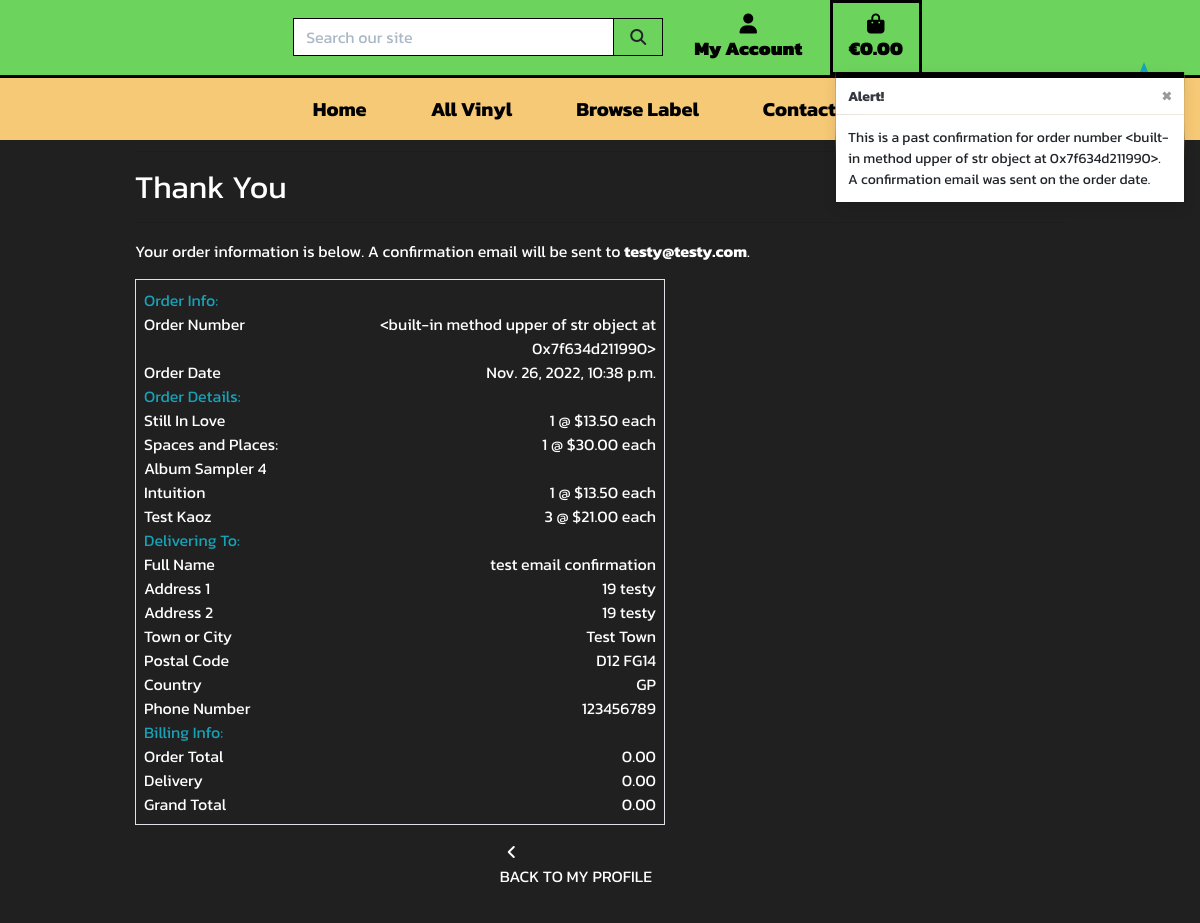
/profile/order_history/<built-in method upper of str object at 0x7f634d211990>, run on an earlier commit of the app's database.
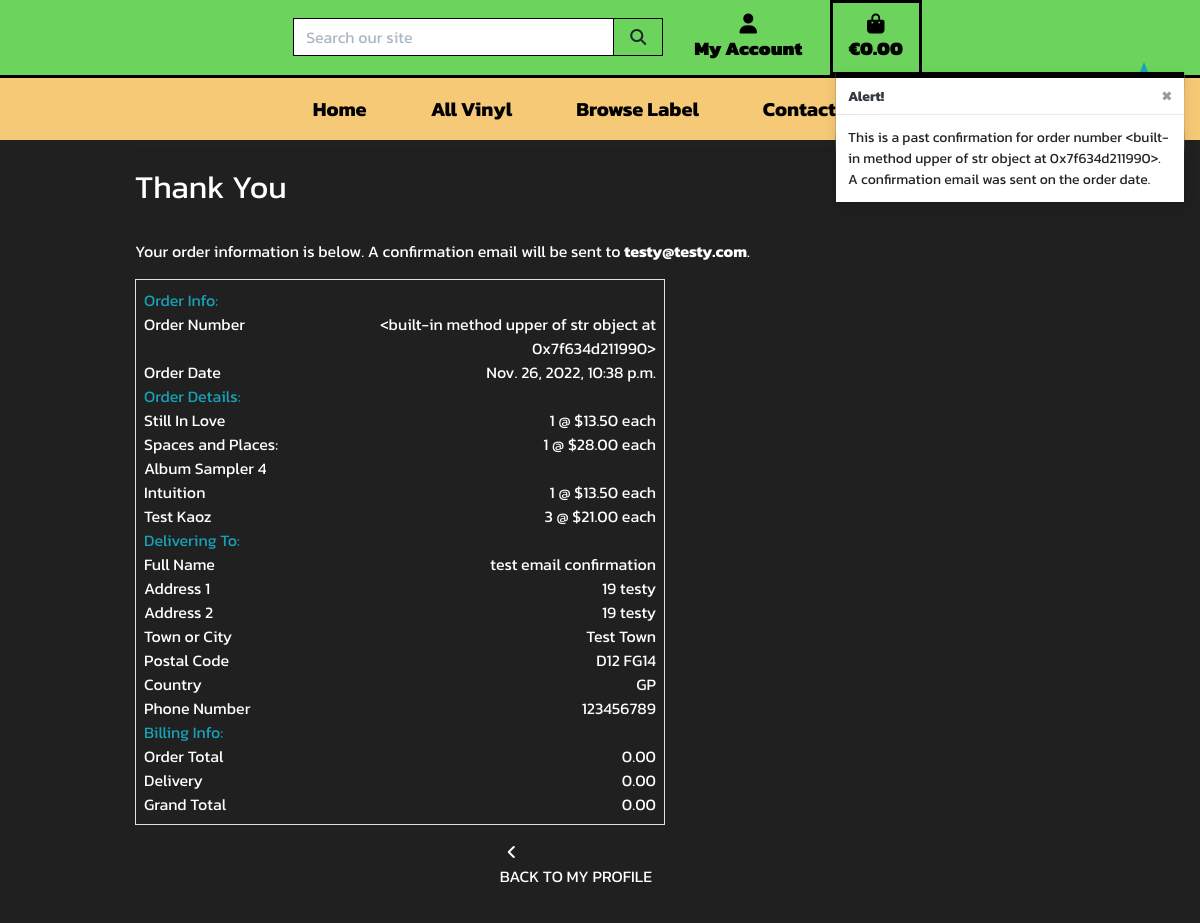
And on a later commit of the database.
### checkout/models.py (models this page shows, shortened)
class ItemCheckout(models.Model):
    order = models.ForeignKey(
        Order, null=False, blank=False, on_delete=models.CASCADE,
        related_name='itemcheckout'
    )
    record = models.ForeignKey(
        Record, null=False, blank=False, on_delete=models.CASCADE
    )
    quantity = models.IntegerField(null=False, blank=False, default=0)
    item_total = models.DecimalField(
        max_digits=6, decimal_places=2, null=False, blank=False, editable=False
    )

### products/models.py (models this page shows, shortened)
class Record(models.Model):
    label = models.ForeignKey(
        'Label', Label, default=False,
    )
    title = models.CharField(max_length=254)
    artist = models.CharField(max_length=254)
    price = models.DecimalField(max_digits=5, decimal_places=2)
    description = models.TextField(null=True, blank=True)
    stock_quantity = models.IntegerField(default=1)
    track_list_1 = models.TextField(default="Track")
    track_list_2 = models.TextField(default="Track")
    track_list_3 = models.TextField(default="Track")
    track_list_4 = models.TextField(default="Track")
    track_list_5 = models.TextField(default="Track")
    track_list_6 = models.TextField(default="Track")
    image_url = models.URLField(max_length=1024, null=True, blank=True)
    image = models.ImageField(null=True, blank=True)

### profiles/views.py (the view)
def order_history(request, order_number):
    order = get_object_or_404(Order, order_number=order_number)
    messages.info(request, (
        f'This is a past confirmation for order number {order_number}. '
        'A confirmation email was sent on the order date.'
    ))
    template = 'checkout/checkout_success.html'
    context = {
        'order': order,
        'from_profile': True,
    }
    return render(request, template, context)

### basket/contexts.py (called while the page is built, shortened)
def basket_contents(request):
    basket_items = []
    total = 0
    record_count = 0
    basket = request.session.get('basket', {})
    delivery = total * Decimal(settings.DELIVERY_PERCENTAGE / 100)
    grand_total = total + delivery
    context = {
        'basket_items': basket_items,
        'total': total,
        'record_count': record_count,
        'delivery': delivery,
        'grand_total': grand_total,
    }
    return context

### checkout/templates/checkout/checkout_success.html (shortened to what the changed rows need)
{% extends "base.html" %}
{% load static %}
{% block extra_css %}
    <link rel="stylesheet" href="{% static 'checkout/css/checkout.css' %}">
{% endblock %}
{% block content %}
    <div class="container">
        <div class="row">
            <div class="col">
                <h2 class="font-weight-normal text-white">Thank You</h2>
            </div>
        </div>
        <div class="row">
            <div class="col-12 col-lg-7">
                <div class="order-confirmation-wrapper p-2 border">
                    {% for item in order.itemcheckout.all %}
                    <div class="row">
                        <div class="col-12 col-md-4">
                            <p class="mb-0 text-white font-weight-normal">
                                {{ item.record.title }}
                            </p>
                        </div>
                        <div class="col-12 col-md-8 text-md-right">
                            <p class="mb-0 text-white" text-white>{{ item.quantity }} @ ${{ item.record.price }} each</p>
                        </div>
                    </div>
                    {% endfor %}
                </div>
            </div>
        </div>
    </div>
{% endblock %}

What changed in the data, as far as the page shows it:
changed through a linked row, ItemCheckout "Spaces and Places: Album Sampler 4": record.price "30.00" → "28.00"
